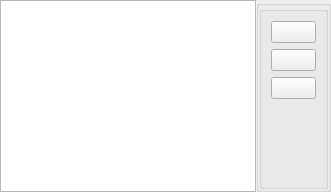
               <widget class="QWidget" name="pageBouquets">
                <layout class="QHBoxLayout" name="horizontalLayout_6">
                 <property name="spacing">
                  <number>0</number>
                 </property>
                 <property name="leftMargin">
                  <number>0</number>
                 </property>
                 <property name="topMargin">
                  <number>0</number>
                 </property>
                 <property name="rightMargin">
                  <number>0</number>
                 </property>
                 <property name="bottomMargin">
                  <number>0</number>
                 </property>
                 <item>
                  <widget class="QTreeView" name="tvwBouquets"/>
                 </item>
                 <item>
                  <widget class="QGroupBox" name="gbxBouquetsControlContainer">
                   <property name="minimumSize">
                    <size>
                     <width>75</width>
                     <height>0</height>
                    </size>
                   </property>
                   <property name="title">
                    <string notr="true"/>
                   </property>
                   <property name="flat">
                    <bool>true</bool>
                   </property>
                   <layout class="QVBoxLayout" name="verticalLayout_5">
                    <property name="spacing">
                     <number>0</number>
                    </property>
                    <property name="leftMargin">
                     <number>0</number>
                    </property>
                    <property name="topMargin">
                     <number>0</number>
                    </property>
                    <property name="rightMargin">
                     <number>0</number>
                    </property>
                    <property name="bottomMargin">
                     <number>0</number>
                    </property>
                    <item>
                     <widget class="QGroupBox" name="gbxBouquetsControls">
                      <property name="title">
                       <string notr="true"/>
                      </property>
                      <property name="alignment">
                       <set>Qt::AlignHCenter|Qt::AlignTop</set>
                      </property>
                      <layout class="QVBoxLayout" name="verticalLayout_6">
                       <item>
                        <widget class="QPushButton" name="pbtnSwitchToVirtualDrives">
                         <property name="statusTip">
                          <string>Switch to virtual drives...</string>
                         </property>
                         <property name="text">
                          <string notr="true"/>
                         </property>
                         <property name="icon">
                          <iconset resource="../resources/mainwindowres.qrc">
                           <normaloff>:/mainwindow/bouquet</normaloff>:/mainwindow/bouquet</iconset>
                         </property>
                         <property name="iconSize">
                          <size>
                           <width>32</width>
                           <height>32</height>
                          </size>
                         </property>
                        </widget>
                       </item>
                       <item>
                        <widget class="QPushButton" name="pbtnAddNewBouquet">
                         <property name="statusTip">
                          <string>Add new bouquet...</string>
                         </property>
                         <property name="text">
                          <string notr="true"/>
                         </property>
                         <property name="icon">
                          <iconset resource="../resources/mainwindowres.qrc">
                           <normaloff>:/mainwindow/add_plus_48</normaloff>:/mainwindow/add_plus_48</iconset>
                         </property>
                         <property name="iconSize">
                          <size>
                           <width>32</width>
                           <height>32</height>
                          </size>
                         </property>
                        </widget>
                       </item>
                       <item>
                        <widget class="QPushButton" name="pbtnDeleteBouquet">
                         <property name="statusTip">
                          <string>Delete bouquet...</string>
                         </property>
                         <property name="text">
                          <string notr="true"/>
                         </property>
                         <property name="icon">
                          <iconset resource="../resources/mainwindowres.qrc">
                           <normaloff>:/mainwindow/delete_48</normaloff>:/mainwindow/delete_48</iconset>
                         </property>
                         <property name="iconSize">
                          <size>
                           <width>32</width>
                           <height>32</height>
                          </size>
                         </property>
                        </widget>
                       </item>
                       <item>
                        <spacer name="verticalSpacer">
                         <property name="orientation">
                          <enum>Qt::Vertical</enum>
                         </property>
                         <property name="sizeHint" stdset="0">
                          <size>
                           <width>20</width>
                           <height>40</height>
                          </size>
                         </property>
                        </spacer>
                       </item>
                      </layout>
                     </widget>
                    </item>
                   </layout>
                  </widget>
                 </item>
                </layout>
               </widget>
